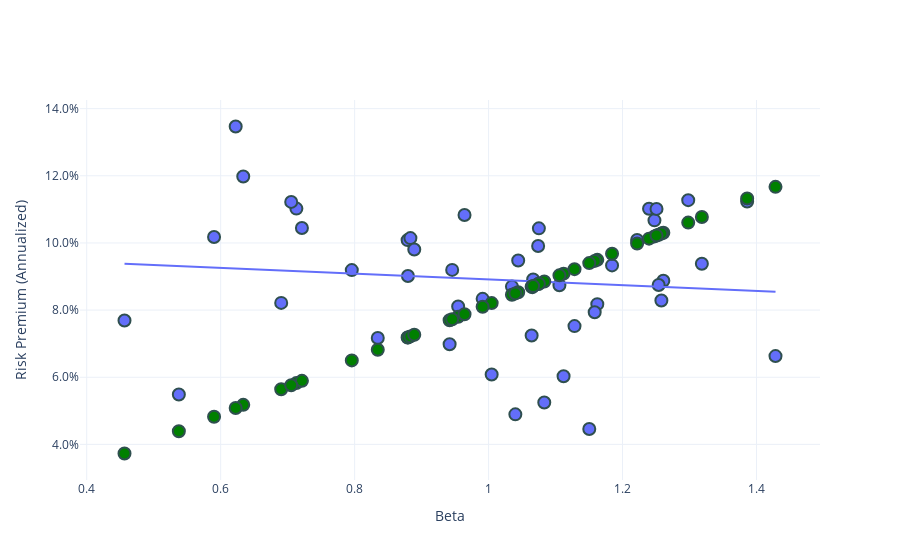

Notebook code for this chart:
### Markdown cell above
# FIGURE

### Code cell
import plotly.express as px
import plotly.graph_objects as go

fig1 = px.scatter(
    d2, x="beta", y="empirical rprem", hover_name="industry", trendline="ols",
)
fig1.update_traces(
    marker=dict(size=12, line=dict(width=2, color="DarkSlateGrey")),
    selector=dict(mode="markers"),
)

fig2 = px.scatter(d2, x="beta", y="theoretical rprem", hover_name="industry")
fig2.update_traces(
    marker=dict(size=12, color='green', line=dict(width=2, color="DarkSlateGrey")),
    selector=dict(mode="markers"),
)

fig = go.Figure(data=fig1.data + fig2.data)

fig.update_layout(
    xaxis_title="Beta",
    yaxis_title="Risk Premium (Annualized)",
    yaxis_tickformat=".1%",
    template="plotly_white"
)
fig.show()

### Figure 1 — Plotly figure (JSON) as saved in the notebook; plotly's stock layout.template omitted (floating-point values rounded to 4 significant figures)
{"data": [{"hovertemplate": "<b>%{hovertext}</b><br><br>beta=%{x}<br>empirical rprem=%{y}<extra></extra>", "hovertext": ["Agric", "Food ", "Soda ", "Beer ", "Smoke", "Toys ", "Fun  ", "Books", "Hshld", "Clths", "Hlth ", "MedEq", "Drugs", "Chems", "Rubbr", "Txtls", "BldMt", "Cnstr", "Steel", "FabPr", "Mach ", "ElcEq", "Autos", "Aero ", "Ships", "Guns ", "Gold ", "Mines", "Coal ", "Oil  ", "Util ", "Telcm", "PerSv", "BusSv", "Comps", "Chips", "LabEq", "Paper", "Boxes", "Trans", "Whlsl", "Rtail", "Meals", "Banks", "Insur", "RlEst", "Fin  ", "Other"], "legendgroup": "", "marker": {"color": "#636efa", "line": {"color": "DarkSlateGrey", "width": 2}, "size": 12, "symbol": "circle"}, "mode": "markers", "name": "", "orientation": "v", "showlegend": false, "type": "scatter", "x": [0.7958, 0.5901, 0.713, 0.6337, 0.6224, 1.112, 1.298, 1.064, 0.6904, 1.074, 0.9546, 0.8791, 0.7213, 1.065, 1.044, 1.162, 1.184, 1.261, 1.428, 1.083, 1.254, 1.248, 1.318, 1.075, 1.106, 0.7053, 0.5375, 1.158, 1.128, 0.8796, 0.4564, 0.8345, 1.005, 1.24, 1.258, 1.386, 1.222, 0.9418, 0.9456, 1.035, 0.9911, 0.9641, 0.8833, 1.067, 0.889, 1.15, 1.251, 1.04], "xaxis": "x", "y": [0.0919, 0.1018, 0.1102, 0.1198, 0.1347, 0.06031, 0.1127, 0.07245, 0.08215, 0.09909, 0.08108, 0.1008, 0.1045, 0.08683, 0.09476, 0.08177, 0.09332, 0.08872, 0.0663, 0.05247, 0.08746, 0.1067, 0.0938, 0.1043, 0.08738, 0.1122, 0.05488, 0.07937, 0.07523, 0.09013, 0.07691, 0.07169, 0.06081, 0.1102, 0.08287, 0.1123, 0.1009, 0.06984, 0.09197, 0.087, 0.08336, 0.1083, 0.1014, 0.08912, 0.09805, 0.0446, 0.1101, 0.04894], "yaxis": "y"}, {"hovertemplate": "<b>OLS trendline</b><br>empirical rprem = -0.00858394 * beta + 0.0977222<br>R<sup>2</sup>=0.010566<br><br>beta=%{x}<br>empirical rprem=%{y} <b>(trend)</b><extra></extra>", "legendgroup": "", "marker": {"color": "#636efa", "symbol": "circle"}, "mode": "lines", "name": "", "showlegend": false, "type": "scatter", "x": [0.4564, 0.5375, 0.5901, 0.6224, 0.6337, 0.6904, 0.7053, 0.713, 0.7213, 0.7958, 0.8345, 0.8791, 0.8796, 0.8833, 0.889, 0.9418, 0.9456, 0.9546, 0.9641, 0.9911, 1.005, 1.035, 1.04, 1.044, 1.064, 1.065, 1.067, 1.074, 1.075, 1.083, 1.106, 1.112, 1.128, 1.15, 1.158, 1.162, 1.184, 1.222, 1.24, 1.248, 1.251, 1.254, 1.258, 1.261, 1.298, 1.318, 1.386, 1.428], "xaxis": "x", "y": [0.0938, 0.09311, 0.09266, 0.09238, 0.09228, 0.0918, 0.09167, 0.0916, 0.09153, 0.09089, 0.09056, 0.09018, 0.09017, 0.09014, 0.09009, 0.08964, 0.0896, 0.08953, 0.08945, 0.08921, 0.0891, 0.08884, 0.0888, 0.08876, 0.08859, 0.08858, 0.08857, 0.0885, 0.08849, 0.08842, 0.08823, 0.08818, 0.08804, 0.08785, 0.08778, 0.08774, 0.08756, 0.08723, 0.08708, 0.08701, 0.08699, 0.08696, 0.08692, 0.0869, 0.08658, 0.0864, 0.08582, 0.08546], "yaxis": "y"}, {"hovertemplate": "<b>%{hovertext}</b><br><br>beta=%{x}<br>theoretical rprem=%{y}<extra></extra>", "hovertext": ["Agric", "Food ", "Soda ", "Beer ", "Smoke", "Toys ", "Fun  ", "Books", "Hshld", "Clths", "Hlth ", "MedEq", "Drugs", "Chems", "Rubbr", "Txtls", "BldMt", "Cnstr", "Steel", "FabPr", "Mach ", "ElcEq", "Autos", "Aero ", "Ships", "Guns ", "Gold ", "Mines", "Coal ", "Oil  ", "Util ", "Telcm", "PerSv", "BusSv", "Comps", "Chips", "LabEq", "Paper", "Boxes", "Trans", "Whlsl", "Rtail", "Meals", "Banks", "Insur", "RlEst", "Fin  ", "Other"], "legendgroup": "", "marker": {"color": "green", "line": {"color": "DarkSlateGrey", "width": 2}, "size": 12, "symbol": "circle"}, "mode": "markers", "name": "", "orientation": "v", "showlegend": false, "type": "scatter", "x": [0.7958, 0.5901, 0.713, 0.6337, 0.6224, 1.112, 1.298, 1.064, 0.6904, 1.074, 0.9546, 0.8791, 0.7213, 1.065, 1.044, 1.162, 1.184, 1.261, 1.428, 1.083, 1.254, 1.248, 1.318, 1.075, 1.106, 0.7053, 0.5375, 1.158, 1.128, 0.8796, 0.4564, 0.8345, 1.005, 1.24, 1.258, 1.386, 1.222, 0.9418, 0.9456, 1.035, 0.9911, 0.9641, 0.8833, 1.067, 0.889, 1.15, 1.251, 1.04], "xaxis": "x", "y": [0.06502, 0.04822, 0.05826, 0.05178, 0.05085, 0.09085, 0.1061, 0.08696, 0.05641, 0.08775, 0.07799, 0.07183, 0.05893, 0.08705, 0.08532, 0.09497, 0.09677, 0.103, 0.1167, 0.0885, 0.1025, 0.1019, 0.1077, 0.08784, 0.09035, 0.05763, 0.04392, 0.09465, 0.09219, 0.07187, 0.03729, 0.06819, 0.08208, 0.1013, 0.1028, 0.1133, 0.09983, 0.07695, 0.07727, 0.08456, 0.08098, 0.07877, 0.07217, 0.08714, 0.07264, 0.09399, 0.1022, 0.08497], "yaxis": "y"}], "layout": {"xaxis": {"title": {"text": "Beta"}}, "yaxis": {"tickformat": ".1%", "title": {"text": "Risk Premium (Annualized)"}}}}
